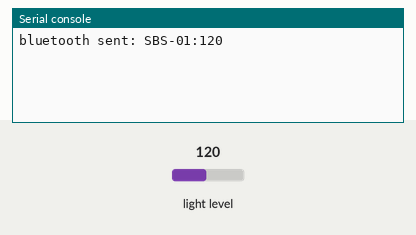
This program was run on a simulated BBC micro:bit (MakeCode). Parts: the last lines printed to the serial console. Inputs (shaded band) come from the test bench; at power-on: light level 120.

Above: at 1.2 s.
1.3 s: light level set to 5
At 2.6 s:
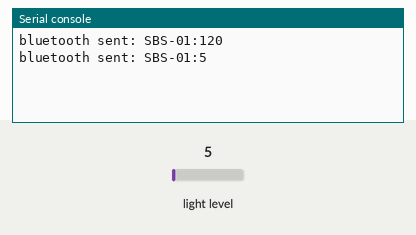
2.8 s: light level set to 64
At 3.5 s:
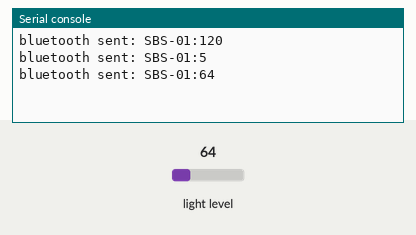
Timing chart, 0 to 5.8 s (numbered marks = the images above; inputs shaded):
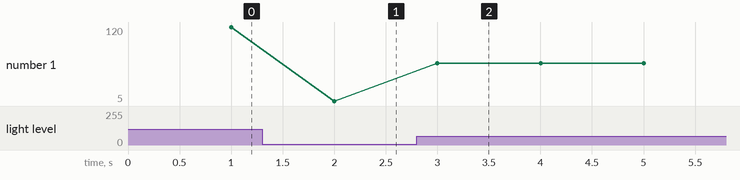

The program:

main.ts
```typescript
let callsign = "SBS-01"

bluetooth.startUartService()
input.lightLevel() // The first read wakes up the light sensor.

while (true) {
    basic.pause(1000)
    bluetooth.uartWriteValue(callsign, input.lightLevel())
}
```

Measured:
- after the input at 1.3 s, the serial console: prints a new line after 0.70 s (image 1)
- after the input at 2.8 s, the serial console: prints a new line after 0.20 s (image 2)
- plotted number 1: 120 → 5 after the input at 1.3 s, 5 → 64 after the input at 2.8 s
